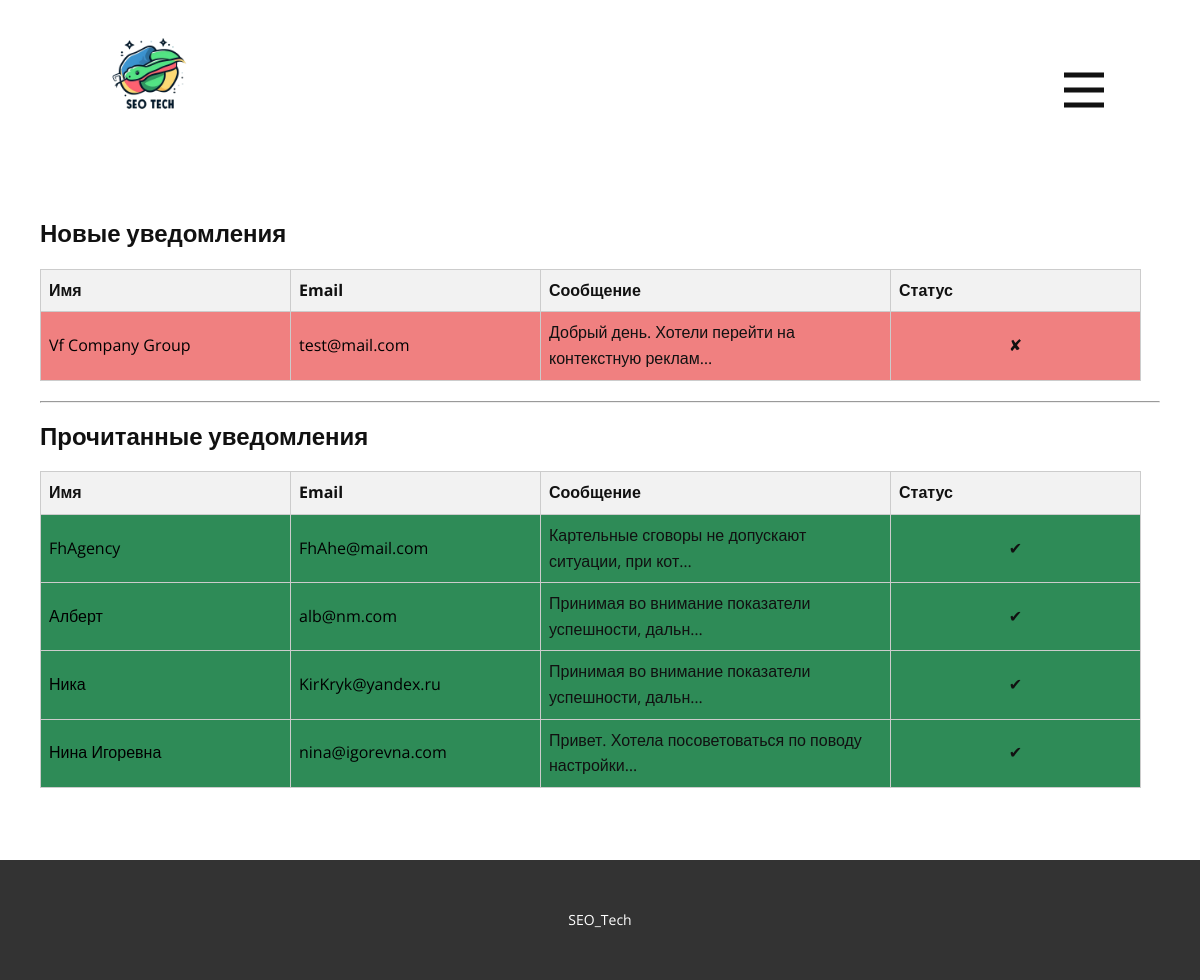
Page /admin_view/ (signed in) on the committed database.
### main/models.py (models this page shows, shortened)
class AskLetter(models.Model):
    name = models.CharField(max_length=250, verbose_name="Имя")
    mail = models.EmailField(verbose_name="Почта")
    message = models.TextField(blank=True, null=True, verbose_name="Текст")
    is_read = models.BooleanField(default=False, verbose_name="Прочитано")
    class Meta:
        verbose_name = "Заявка"
        verbose_name_plural = "Заявки"
        ordering = ["-is_read"]

### main/views.py (the view)
# urls.py: path("admin_view/", admin, name="admin"),
def admin(request):
    new_letters = AskLetter.objects.filter(is_read=False)
    read_letters = AskLetter.objects.filter(is_read=True)
    context = {"new_letters": new_letters, "read_letters": read_letters}
    return render(request, "main/pages/admin.html", context)

### main/templates/main/pages/admin.html (shortened to what this page needs)
{% extends 'main/base.html' %}
{% load static %}
{% block content %}
<section>
    <h4>Новые уведомления</h4>
    {% if new_letters %}
    <table class="unread">
        <thead>
            <tr>
                <th>Имя</th>
                <th>Email</th>
                <th>Сообщение</th>
                <th>Статус</th>
            </tr>
        </thead>
        <tbody>
            {% for let in new_letters %}
            <tr>
                <td><a href="{% url 'main:admin_detail_view' pk=let.pk %}">{{ let.name }}</a></td>
                <td><a href="{% url 'main:admin_detail_view' pk=let.pk %}">{{ let.mail }}</a></td>
                <td class="message">{{ let.message|truncatechars:50 }}</td>
                <td style="text-align:center">&#10008;</td>
            </tr>
            {% endfor %}
        </tbody>
    </table>
    {% endif %}
    <hr>
    <h4>Прочитанные уведомления</h4>
    {% if read_letters %}
    <table class="read" id="read">
        <thead>
            <tr>
                <th>Имя</th>
                <th>Email</th>
                <th>Сообщение</th>
                <th>Статус</th>
            </tr>
        </thead>
        <tbody>
            {% for let in read_letters %}
            <tr>
                <td><a href="{% url 'main:admin_detail_view' pk=let.pk %}">{{ let.name }}</a></td>
                <td><a href="{% url 'main:admin_detail_view' pk=let.pk %}">{{ let.mail }}</a></td>
                <td class="message">{{ let.message|truncatechars:50 }}</td>
                <td style="text-align:center">&#10004;</td>
            </tr>
            {% endfor %}
        </tbody>
    </table>
    {% endif %}
</section>
{% endblock %}

### main/templates/main/pages/admin.html (style rules this page uses)
section { min-height:600px; margin: 40px; }
.unread { max-width: 700px; background-color: #F08080; }
.read { max-width: 700px; background-color: #2E8B57; }
a { color: black; }
table { border-collapse: collapse; width: 100%; margin-bottom: 20px; }
table, th, td { border: 1px solid #ccc; }
th, td { padding: 8px; text-align: left; min-width: 250px; }
th { background-color: #f2f2f2; }
.message { min-width: 350px; }

### rows in the picture
AskLetter: name "Vf Company Group", mail "test@mail.com", message "Добрый день. Хотели перейти на контекстную реклам…"
AskLetter: name "FhAgency", mail "FhAhe@mail.com", message "Картельные сговоры не допускают ситуации, при кот…"
AskLetter: name "Алберт", mail "alb@nm.com", message "Принимая во внимание показатели успешности, дальн…"
AskLetter: name "Ника", mail "KirKryk@yandex.ru", message "Принимая во внимание показатели успешности, дальн…"
AskLetter: name "Нина Игоревна", mail "nina@igorevna.com", message "Привет. Хотела посоветоваться по поводу настройки…"
